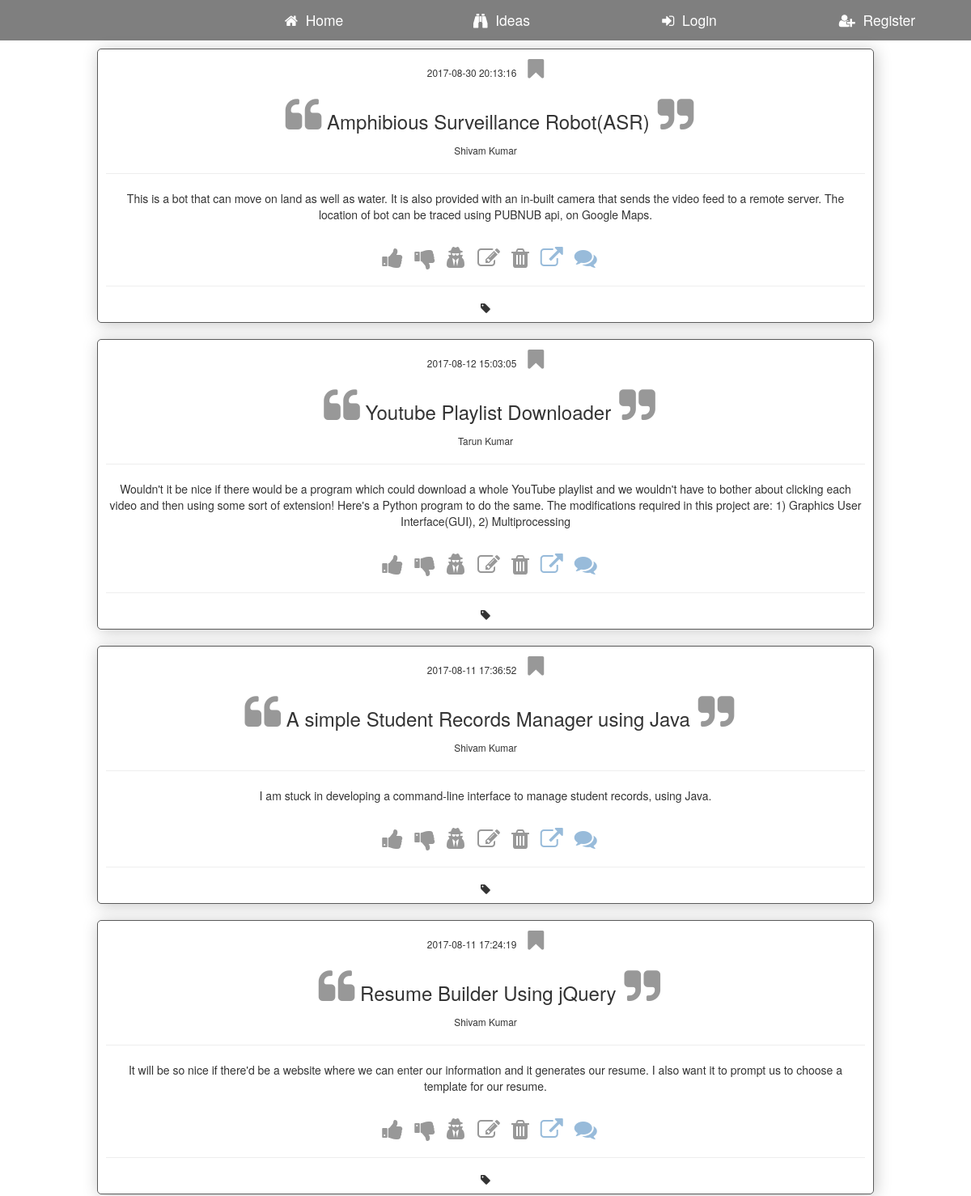
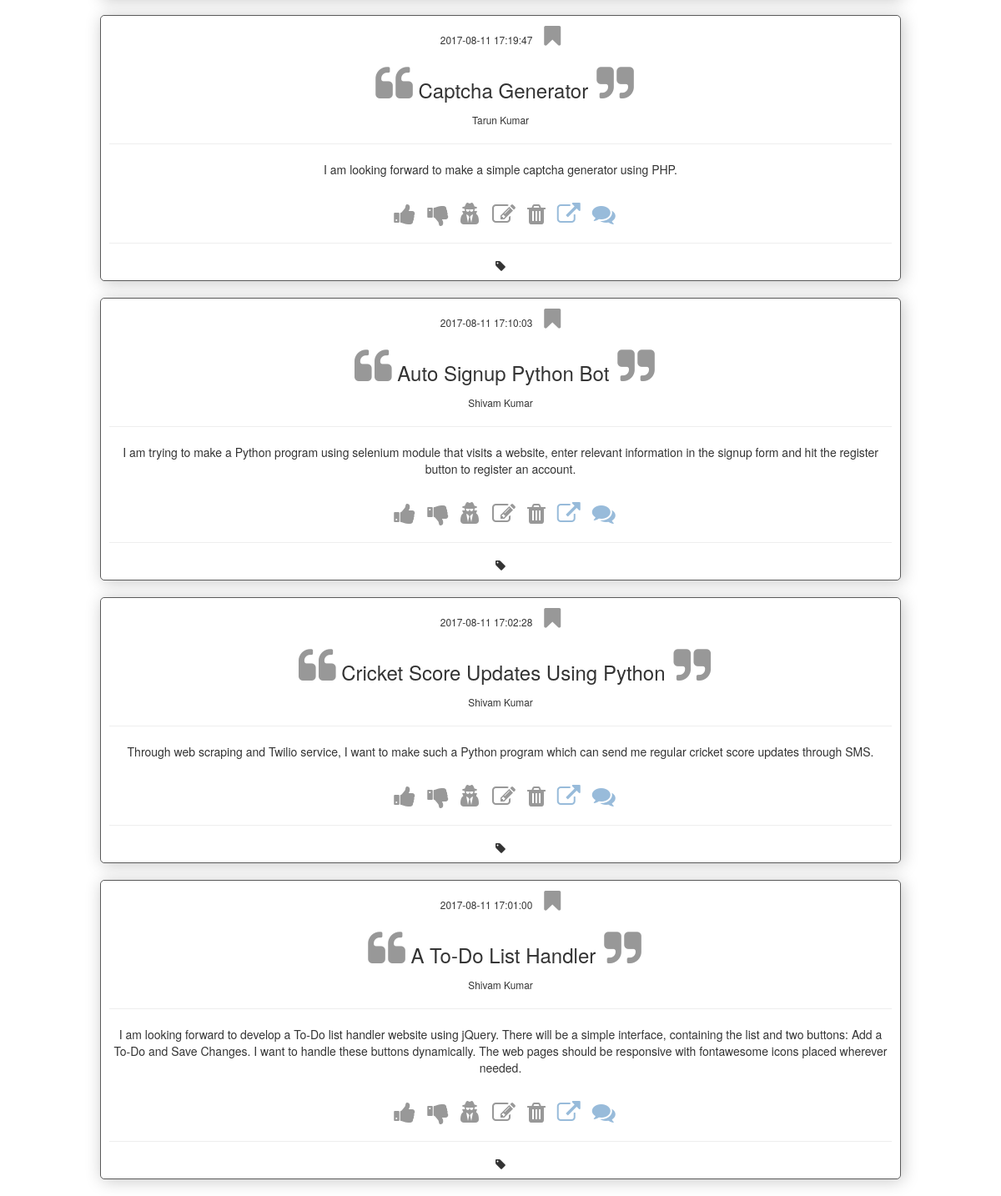
Screenshot of /shares with the database file from the repository (2 pictures, top to bottom).
### tables this page shows
CREATE TABLE `shares` (
  `id` int(11) NOT NULL,
  `title` varchar(150) NOT NULL,
  `body` text NOT NULL,
  `link` varchar(150) NOT NULL,
  `create_date` datetime NOT NULL DEFAULT CURRENT_TIMESTAMP,
  `user` varchar(100) NOT NULL
);

### classes/Bootstrap.php (called while the page is built)
<?php
class Bootstrap{
	private $controller;
	private $action;
	private $request;
	public function __construct($request){
		$this->request = $request;
		if($this->request['controller'] == ""){
			$this->controller = 'home';
		} else {
			$this->controller = $this->request['controller'];
		}
		if($this->request['action'] == ""){
			$this->action = 'index';
		} else {
			$this->action = $this->request['action'];
		}
	}
	public function createController(){
		if(class_exists($this->controller)){
			$parents = class_parents($this->controller);
			if(in_array("Controller", $parents)){
				if(method_exists($this->controller, $this->action)){
					return new $this->controller($this->action, $this->request);
				} else {
					echo '<h1>Method does not exist</h1>';
					return;
				}
			} else {
				echo '<h1>Base controller not found</h1>';
				return;
			}
		} else {
			echo '<h1>Controller class does not exist</h1>';
			return;
		}
	}
}
?>

### controllers/shares.php (called while the page is built, shortened)
<?php
class Shares extends Controller{
	protected function Index(){
		$viewmodel = new ShareModel();
		$this->returnView($viewmodel->Index(), true);
	}
}

### classes/Model.php (called while the page is built, shortened)
<?php
abstract class Model{
	protected $dbh;
	protected $stmt;
	public function __construct(){
		$this->dbh = new PDO("mysql:host=".DB_HOST.";dbname=".DB_NAME, DB_USER, DB_PASS);
	}
	public function query($query){
		$this->stmt = $this->dbh->prepare($query);
	}
	public function execute(){
		$this->stmt->execute();
	}
	public function resultSet(){
		$this->execute();
		return $this->stmt->fetchAll(PDO::FETCH_ASSOC);
	}
}
?>

### models/share.php (called while the page is built, shortened)
<?php
class ShareModel extends Model{
	public function Index(){
		$this->query('SELECT * FROM shares ORDER BY create_date DESC');
		$rows = $this->resultSet();
		return $rows;
	}
}

### views/shares/index.php (the view, shortened to what this page needs)
<div>
	<?php foreach($viewmodel as $item) : ?>
		<div class="box1">
			<small><?php echo $item['create_date']; ?></small>
			<i class = "shares-options fa fa-bookmark fa-2x" aria-hidden="true"></i>
			<h3><i class = "shares-options fa fa-quote-left fa-2x" aria-hidden="true"></i>&nbsp;<?php echo $item['title']; ?><i class = "shares-options fa fa-quote-right fa-2x" aria-hidden="true"></i></h3>
			<small><?php echo $item['user']; ?></small>
			<hr />
			<p><?php echo $item['body']; ?></p>
			<br/>
			<i class = "shares-options fa fa-thumbs-up fa-2x" aria-hidden="true"></i>
			<i class = "shares-options fa fa-thumbs-down fa-2x" aria-hidden="true"></i>
			<i class = "shares-options fa fa-user-secret fa-2x" aria-hidden="true"></i>
			<i class = "shares-options fa fa-edit fa-2x" aria-hidden="true"></i>
			<i class = "shares-options fa fa-trash fa-2x" aria-hidden="true"></i>
			<a href = "<?php echo $item['link']; ?>" target = "_blank"><i class = "shares-options fa fa-external-link fa-2x" aria-hidden="true"></i></a>
			<a href="<?php if(isset($_SESSION['user_data'])) { echo ROOT_URL.'discuss/'.$item['id']; }else { echo ROOT_URL.'users/login'; }?>"><i class = "shares-options fa fa-comments fa-2x" aria-hidden="true"></i></a>
			<hr/>
			<i class="fa fa-tag" aria-hidden="true"></i>
			<br/>
		</div>
		<br/>
	<?php endforeach; ?>
</div>

### index.php (shortened to what this page needs)
<?php
	require('classes/Bootstrap.php');
	require('classes/Controller.php');
	require('classes/Model.php');
	require('controllers/shares.php');
	require('models/share.php');
	$bootstrap = new Bootstrap($_GET);
	$controller = $bootstrap->createController();
	if($controller){
		$controller->executeAction();
	}
?>

### classes/Controller.php (shortened to what this page needs)
<?php
abstract class Controller{
	protected $action;
	public function __construct($action, $request){
		$this->action = $action;
	}
	public function executeAction(){
		return $this->{$this->action}();
	}
	protected function returnView($viewmodel, $fullview){
		$view = 'views/'. get_class($this). '/' . $this->action. '.php';
		if($fullview){
			require('views/main.php');
		} else {
			require($view);
		}
	}
}

### views/main.php (shortened to what this page needs)
<html>
<head>
	<link rel="stylesheet" href="<?php echo ROOT_PATH; ?>assets/css/bootstrap.css"/>
	<link rel="stylesheet" href="<?php echo ROOT_PATH; ?>assets/css/style.css"/>
	<link rel="stylesheet" href="<?php echo ROOT_PATH; ?>assets/css/font-awesome/css/font-awesome.css"/>
</head>
<body style = "height: 100%">
			<div class="menu">
					<ul>
						<?php if(isset($_SESSION['is_logged_in'])) : ?>
							<a href="<?php echo ROOT_URL; ?>users/profile">
								<li class="tab"><i class="fa fa-user"></i><span>&nbsp;&nbsp;<?php echo explode(' ', $_SESSION['user_data']['name'])[0]; ?></span></li>
							</a>
							<a href="<?php echo ROOT_URL; ?>users/logout">
								<li class="tab"><i class="fa fa-sign-out" data-linkInfo = "Logout"></i></li>
							</a>
						<?php else: ?>
							<a href="<?php echo ROOT_URL; ?>users/register">
								<li class="tab"><i class="fa fa-user-plus"></i><span>&nbsp;&nbsp;Register</span></li>
							</a>
							<a href="<?php echo ROOT_URL; ?>users/login">
								<li class="tab"><i class="fa fa-sign-in"></i><span>&nbsp;&nbsp;Login</span></li>
							</a>
						<?php endif; ?>
							<a href="<?php echo ROOT_URL; ?>shares">
								<li class="tab">  <i class="fa fa-binoculars"></i><span>&nbsp;&nbsp;Ideas</span></li>
							</a>
							<a href="<?php echo ROOT_URL; ?>">
								<li class="tab">  <i class="fa fa-home"></i><span>&nbsp;&nbsp;Home</span></li>
							</a>
					</ul>
			</div>
    <div class="container">
     <div class="row">
     	<?php require($view); ?>
     </div>
    </div>
</body>
</html>

### assets/css/style.css (style rules this page uses)
* { margin: 0px; }
.box1, .box1-form-control { border-radius: 5px; padding-left: 2%; padding: 10px; min-height: 10%; }
.box1 { border: 1px solid rgb(90,90,90); box-shadow: 2px 2px 20px rgb(200,200,200); }
.menu ul { list-style: none; }
.menu a { text-decoration: none; color: white; }
.tab { float: right; padding: 0px; text-align: center; cursor: pointer; font-size: 1.25em; line-height: 42px; border-bottom: 4px solid transparent; border-top: 4px solid transparent; }
@media screen and (min-width: 600px) { .tab { width: 20% !important; } }
@media screen and (min-width: 600px) { .tab i:after { content: " "attr(data-linkInfo)" "; color: white; } }
.menu { background-color: rgba(0,0,0,0.5); position: fixed; margin-top: 0px; height: 50px; width: 100%; z-index: 1; }
.container { position: absolute; top: 60px; left: 10%; width: 80%; height: 80%; text-align: center; }
.row { min-height: 20px; }
.shares-options { padding-left: 10px; font-size: 1.2em; opacity: 0.5; }

### rows the page displays
shares: create_date "2017-08-30 20:13:16", title "Amphibious Surveillance Robot(ASR)", user "Shivam Kumar", body "This is a bot that can move on land as well as water. It is also provided with an in-built camera that sends the video feed to a remote server. The location of bot can be traced using PUBNUB api, on Google Maps."
shares: create_date "2017-08-12 15:03:05", title "Youtube Playlist Downloader", user "Tarun Kumar", body "Wouldn't it be nice if there would be a program which could download a whole YouTube playlist and we wouldn't have to bother about clicking each video and then using some sort of extension! Here's a Python program to do the same. The modifications required in this project are: 1) Graphics User Interface(GUI), 2) Multiprocessing"
shares: create_date "2017-08-11 17:36:52", title "A simple Student Records Manager using Java", user "Shivam Kumar", body "I am stuck in developing a command-line interface to manage student records, using Java."
shares: create_date "2017-08-11 17:24:19", title "Resume Builder Using jQuery", user "Shivam Kumar", body "It will be so nice if there'd be a website where we can enter our information and it generates our resume. I also want it to prompt us to choose a template for our resume."
shares: create_date "2017-08-11 17:19:47", title "Captcha Generator", user "Tarun Kumar", body "I am looking forward to make a simple captcha generator using PHP."
shares: create_date "2017-08-11 17:10:03", title "Auto Signup Python Bot", user "Shivam Kumar", body "I am trying to make a Python program using selenium module that visits a website, enter relevant information in the signup form and hit the register button to register an account."
shares: create_date "2017-08-11 17:02:28", title "Cricket Score Updates Using Python", user "Shivam Kumar", body "Through web scraping and Twilio service, I want to make such a Python program which can send me regular cricket score updates through SMS."
shares: create_date "2017-08-11 17:01:00", title "A To-Do List Handler", user "Shivam Kumar", body "I am looking forward to develop a To-Do list handler website using jQuery. There will be a simple interface, containing the list and two buttons: Add a To-Do and Save Changes. I want to handle these buttons dynamically. The web pages should be responsive with fontawesome icons placed wherever needed."
